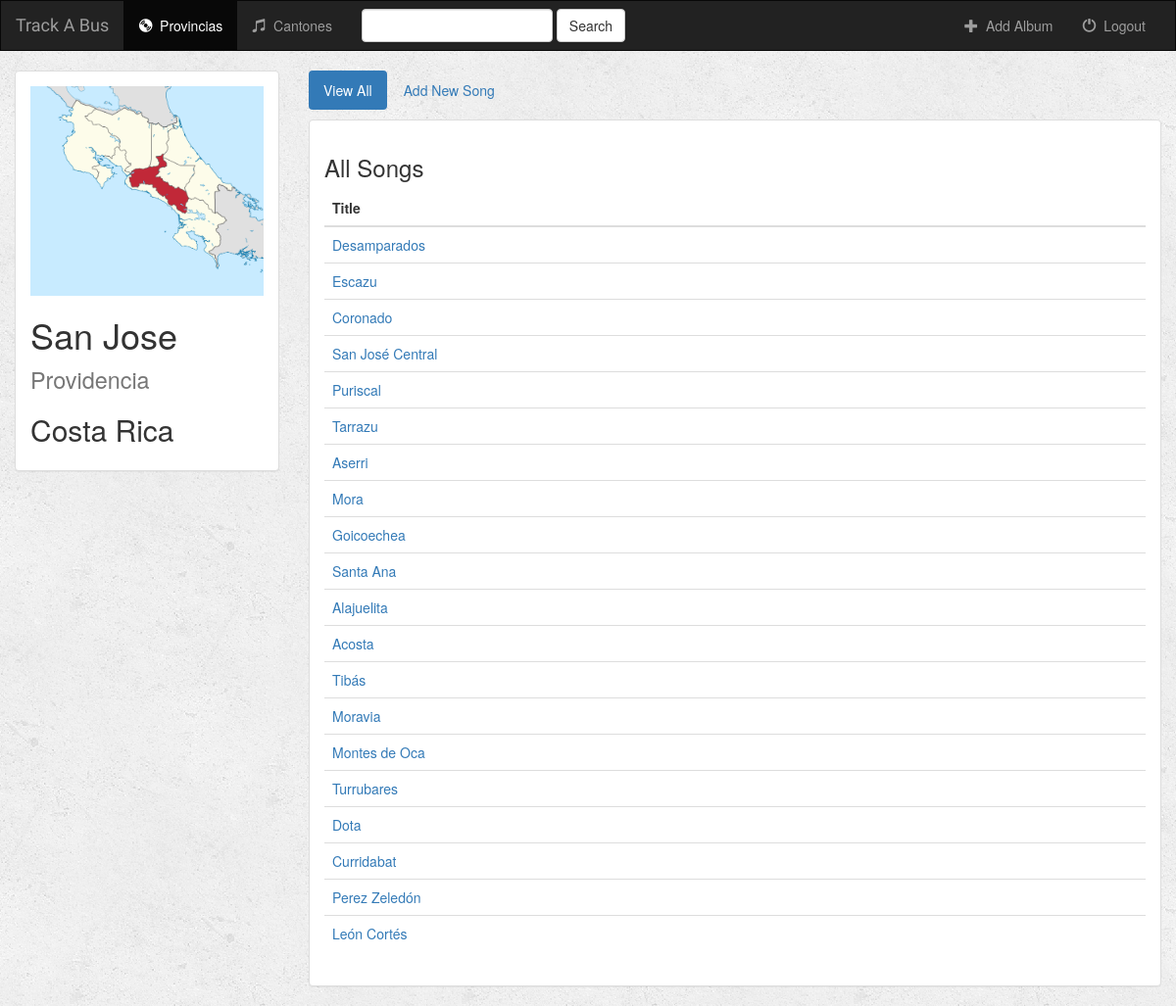
The app's page /music/45/ (signed in) with its own data.
### music/models.py (models this page shows, shortened)
class Album(models.Model):
    user = models.ForeignKey(User, on_delete=models.PROTECT)
    artist = models.CharField(max_length=250)
    album_title = models.CharField(max_length=500)
    genre = models.CharField(max_length=100)
    album_logo = models.FileField()
    is_favorite = models.BooleanField(default=False)
    def __str__(self):
        return self.album_title + ' - ' + self.artist

class Song(models.Model):
    album = models.ForeignKey(Album, on_delete=models.CASCADE)
    song_title = models.CharField(max_length=250)
    audio_file = models.FileField(default='')
    is_favorite = models.BooleanField(default=False)

### music/views.py (the view)
# urls.py: url(r'^(?P<album_id>[0-9]+)/$', views.detail, name='detail'),
def detail(request, album_id):
    if not request.user.is_authenticated:
        return render(request, 'music/login.html')
    else:
        user = request.user
        album = get_object_or_404(Album, pk=album_id)
        return render(request, 'music/detail.html', {'album': album, 'user': user})

### music/templates/music/detail.html (shortened to what this page needs)
{% extends 'music/base.html' %}
{% block albums_active %}active{% endblock %}
{% block body %}
<div class="container-fluid songs-container">
    <div class="row">
        <div class="col-sm-4 col-md-3">
            <div class="panel panel-default">
                <div class="panel-body">
                    <a href="{% url 'music:detail' album.id %}">
                        {% if album.album_logo %}
                            <img src="{{ album.album_logo.url }}" class="img-responsive">
                        {% else %}
                            <h3>No image to display</h3>
                        {% endif %}
                    </a>
                    <h1>{{ album.album_title }} <small>{{ album.genre }}</small></h1>
                    <h2>{{ album.artist }}</h2>
                </div>
            </div>
        </div>
        <div class="col-sm-8 col-md-9">
            <ul class="nav nav-pills" style="margin-bottom: 10px;">
                <li role="presentation" class="active"><a href="{% url 'music:detail' album.id %}">View All</a></li>
                <li role="presentation"><a href="{% url 'music:create_song' album.id %}">Add New Song</a></li>
            </ul>
            <div class="panel panel-default">
                <div class="panel-body">
                    <h3>All Songs</h3>
                    <table class="table">
                        <thead>
                        <tr>
                            <th>Title</th>
                        </tr>
                        </thead>
                        <tbody>
                        {% for song in album.song_set.all %}
                            <tr>
                                <td><a href="{% url 'music:routes' song.id %}">{{ song.song_title }}</a></td>
                            </tr>
                        {% endfor %}
                        </tbody>
                    </table>
                </div>
            </div>
        </div>
</div>
{% endblock %}

### music/static/music/style.css (style rules this page uses)
body { background: white url("images/background.png"); }

### records on screen
Album: album_logo (picture), album_title "San Jose", genre "Providencia", artist "Costa Rica"
Song: song_title "Desamparados"
Song: song_title "Escazu"
Song: song_title "Coronado"
Song: song_title "San José Central"
Song: song_title "Puriscal"
Song: song_title "Tarrazu"
Song: song_title "Aserri"
Song: song_title "Mora"
Song: song_title "Goicoechea"
Song: song_title "Santa Ana"
Song: song_title "Alajuelita"
Song: song_title "Acosta"
Song: song_title "Tibás"
Song: song_title "Moravia"
Song: song_title "Montes de Oca"
Song: song_title "Turrubares"
Song: song_title "Dota"
Song: song_title "Curridabat"
Song: song_title "Perez Zeledón"
Song: song_title "León Cortés"
